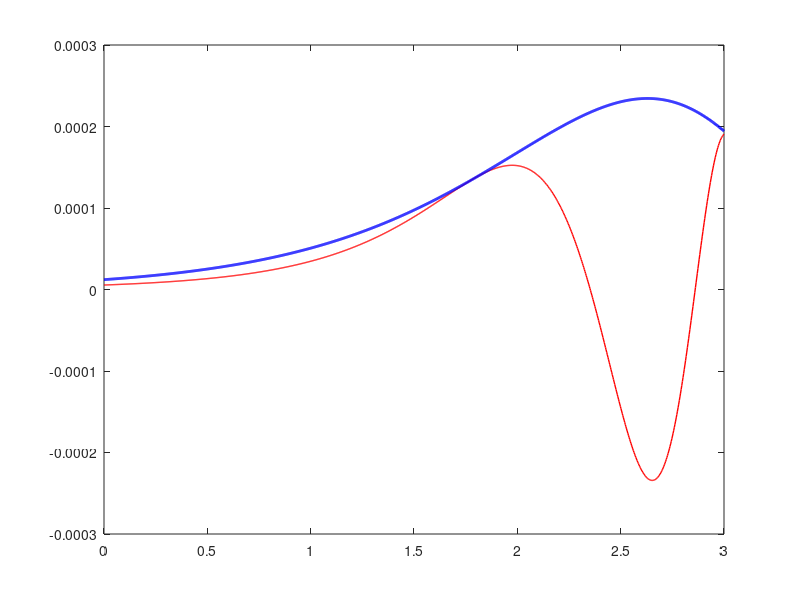

MATLAB code to generate this figure:
clear all
close all
clc

L = 3;   % Units of cm
l = 0.0035;
N = 1000;
x = linspace(0,L,N);
w = 800;
sigma = l/L;

k0 = 1e7;
r0 = 3000;
F0 = 1000;
lam = 1.5;
rho = 1;
k = k0*exp(-lam*x); 
r = r0*exp(-lam*x);
Z = (r + k/(1i*w));
Z0 = (r0 + k0/(1i*w));
Y = 2./Z;
eta0 = F0/Z0;

intY = 2*1i*w*(exp(lam*x) - 1)/(lam*(1i*w*r0 + k0));
eta = -1i*rho*eta0.*Y.*exp(-w*rho*intY);


figure(1)
plot(x,eta,'r','LineWidth',1)
hold on
plot(x,abs(eta),'b','LineWidth',2)
hold off

% figure(2)
% % test with the analytic solution
% beta = 2*rho*(w^2)*(w*r0 + 1i*k0)/(lam*(k0^2 + w^2*r0^2));
% xi = w*rho/(1i*w*r0+k0);
% eta2 = 2*eta0*xi*exp(lam*x + beta*(1-exp(lam*x)));
% plot(x,eta2,'r','LineWidth',2)
% hold on
% plot(x,abs(eta2),'b','LineWidth',2)
